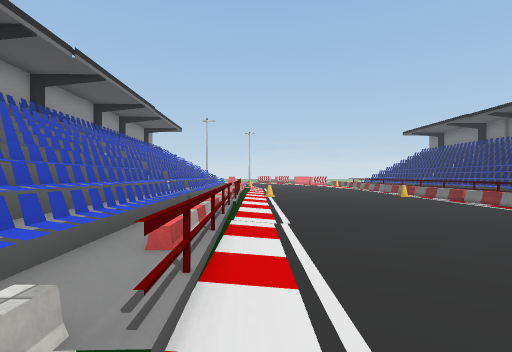
[1] (above)

16 first-person views from a walk through a 3-D level made in the Unity game engine. The camera is 1.5 m above the floor, looks level and sees 80° across. The floor is counted in squares, 2 m on a side. Each view is taken from the middle of a square. On the plan, view 1 faces up. The plan holds only what a view shows up to about 10 squares ahead; the rest is blank. The place goes on beyond the plan. The player is left out. Some surface patterns are stand-ins.

[2]
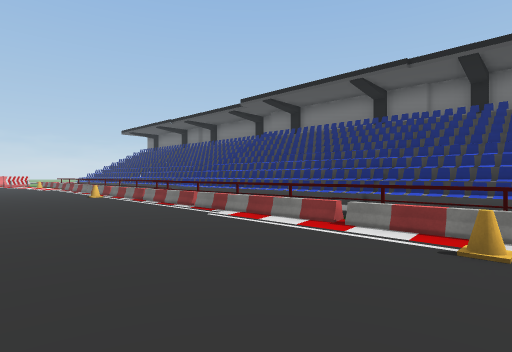

[3]
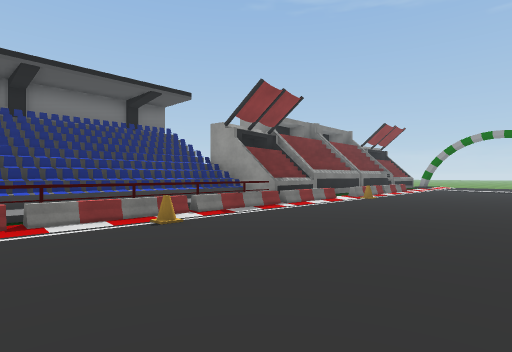

[4]
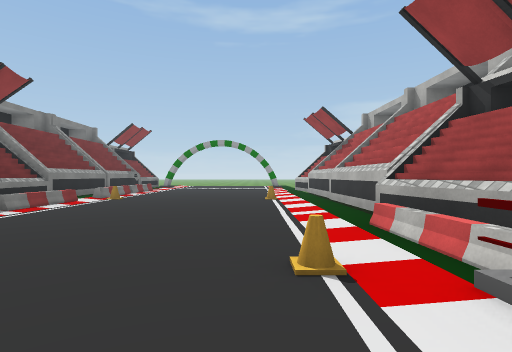

[5]
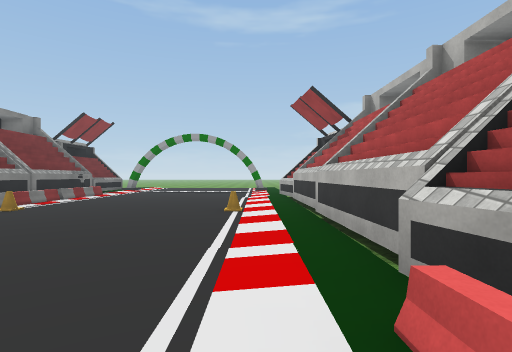

[6]
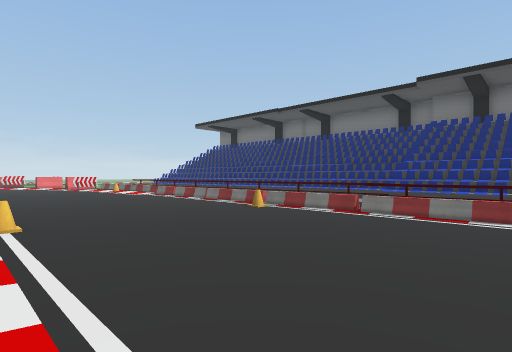

[7]
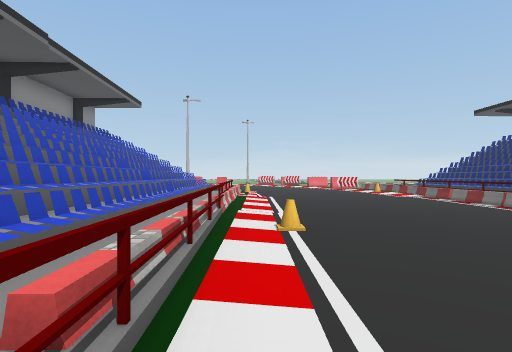

[8]
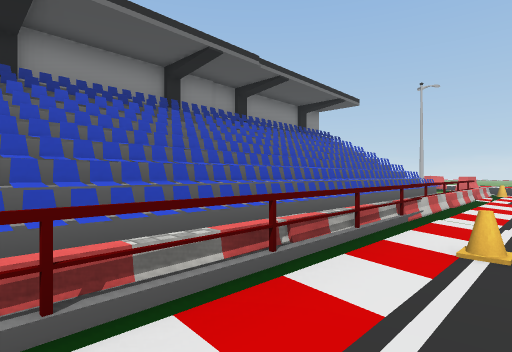

[9]
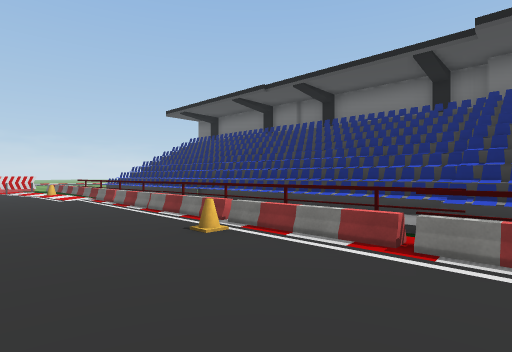

[10]
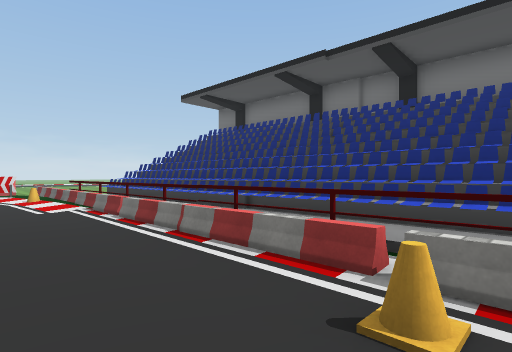

[11]
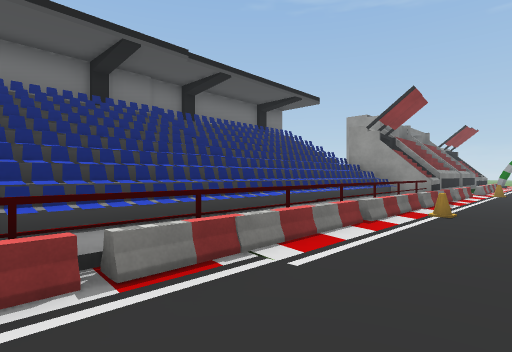

[12]
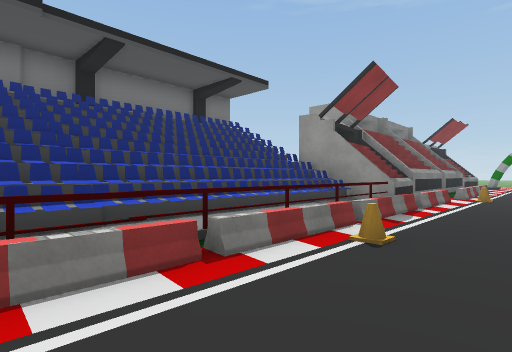

[13]
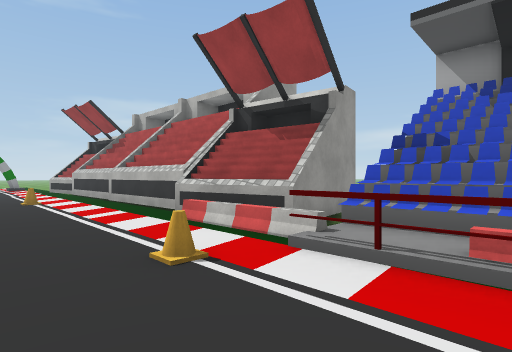

[14]
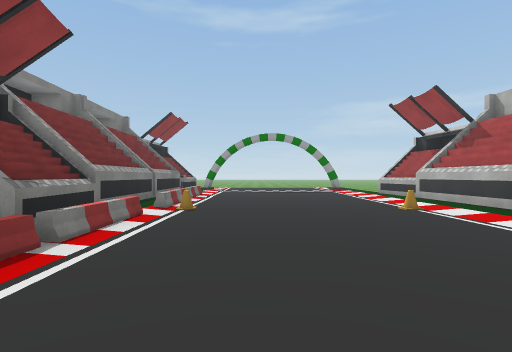

[15]
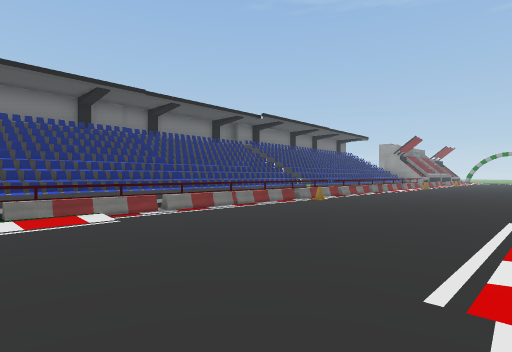

[16]
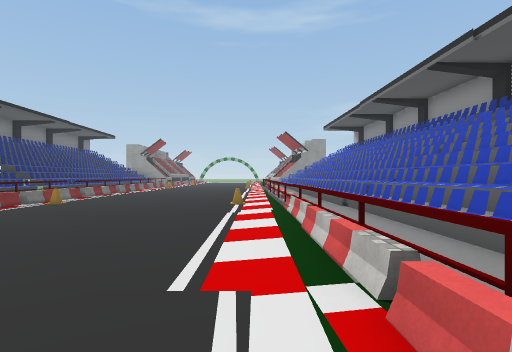

### Floor plan
Key: @ floor where view 1 was taken; # wall or solid block; . main floor; : floor 0.25 m higher than the main floor; + floor 0.75 m higher than the main floor; * floor 1.25 m higher than the main floor; / step, stairs or slope; = window, fence, low wall or low ledge; O other object.
Columns run from 4 left of view 1 to 10 right of it. Each row starts with its distance up from view 1.
 20    =......=:=#
 19   #=......=:=#
 18  ##=......=://
 17  #==......=:#=
 16  ##=......=:=#
 15  #==......====
 14  #+=......==##
 13  #==......====
 12  ===O.....O==#
 11  #+=......O=##
 10  #*=......==+#
  9  ##=......=====
  8  #==......===#
  7  ##=......===#
  6  #==......==*#
  5  #==......==##
  4  ===......==#=
  3  #*==.....==+=
  2  #+#=.....====
  1  ##=O.....O===
  0 ##O#@.....O==#
 -1   OO......===#
 -2   #O......====
 -3   O.......=#O#
 -4    .......=OO#
 -5    O......=OO
 -6    O.......O#
 -7   O..O....OO
 -8    .......=O
 -9    O......=OO
-10   OO......=OO

Where each view was taken, in squares from view 1:
view 1: 0 up, 0 right, facing up
view 2: 0 up, 2 right, facing up-right
view 3: 3 up, 1 right, facing down-right
view 4: 3 up, 1 right, facing down
view 5: 0 up, 0 right, facing down
view 6: 6 up, 0 right, facing up-right
view 7: 7 up, 0 right, facing up
view 8: 8 up, 1 right, facing up-left
view 9: 8 up, 3 right, facing up-right
view 10: 11 up, 4 right, facing up-right
view 11: 7 up, 4 right, facing down-right
view 12: 4 up, 4 right, facing down-right
view 13: 3 up, 2 right, facing down-left
view 14: 0 up, 4 right, facing down
view 15: 20 up, 0 right, facing down-right
view 16: 20 up, 0 right, facing down
